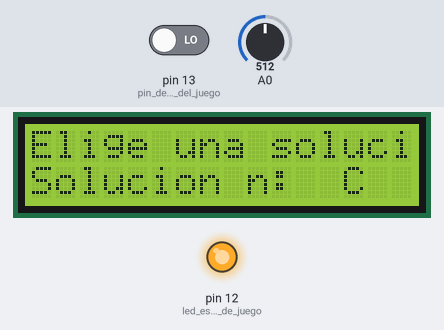
Bench run of a sketch on a simulated Arduino Uno, built with avr-gcc and run on an emulated ATmega328P. On the bench: 16×2 character LCD, output pins drawn as LEDs (lit = HIGH). The inputs (shaded band) are chosen by the test bench; at power-on: pin 13 (pin_de_inicio_del_juego) LOW, A0 = 512.

Above: at 0.79 s.
At 1.2 s:
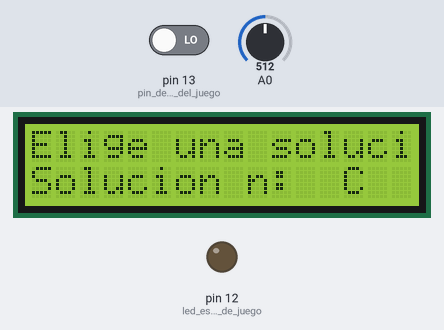
1.3 s: pin 13 (pin_de_inicio_del_juego) driven HIGH
At 1.8 s:
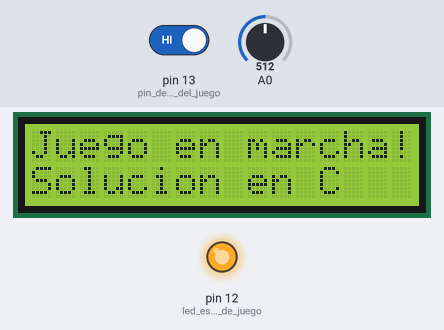
Timing chart, 0 to 4.3 s (numbered marks = the images above; inputs shaded):
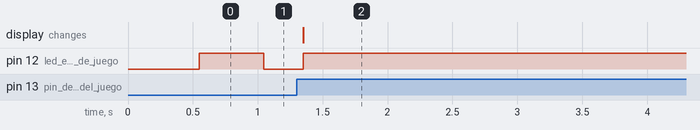

Measured:
- after the input at 1.3 s, the display: changes after 0.05 s (image 2)

The sketch:

proyecto_boom02_parpadeo_juego.ino
```cpp
// Librerías necesarias para la pantalla
#include <Wire.h>
#include <LiquidCrystal_I2C.h>

// Activación de la pantalla LCD con I2C
LiquidCrystal_I2C lcd(0x27,16,2);  // dirección de la pantalla LCD, número de columnas, número de filas

// Variables
unsigned long tiempo=0; // temporizador
int i=0; // contador proposito general
boolean juego=0; // estado del juego 0--> coloca solución 1--> jugando...

int solucionElegida=0;

// *********
// Funciones
// *********


// *********
// SetUP
// *********
void setup()
{
  lcd.init();                     // inicializa la pantalla LCD
  lcd.backlight();                // enciende la retroiluminación de la pantalla
  lcd.setCursor(0,0);             // ponemos el cursor en la columna 3 de la fila 0
  lcd.print("Empezamos el juego..."); // escribimos
  lcd.clear(); // limpia la pantalla

  // pinModes
  pinMode(13,INPUT); // pin de inicio del juego
  pinMode(12,OUTPUT); //led estado de juego
}

// *********
// Principal
// *********
void loop()
{

  tiempo = millis(); // tiempo transcurrido desde el inicio del programa

  if (digitalRead(13)) { juego=1; } // Simplemente pulsando el boton de inicio del juego, se activa

  if (juego) { // Comprueba el estado del juego
    lcd.setCursor(0,0);
    lcd.print("Juego en marcha!");
    lcd.setCursor(0,1);
    lcd.print("               "); // Borra la linea
    lcd.setCursor(0,1);
    lcd.print("Solucion en " + (String) char(solucionElegida+65));

  } else { // Condicional sobre la variable juego
    lcd.setCursor(0,0);
    lcd.print("Elige una solucion...");
    lcd.setCursor(0,1);
    lcd.print("Solucion n:");
    solucionElegida = map(analogRead(A0),0,1024,0,4);
    lcd.setCursor(13,1);
    lcd.print(char(solucionElegida+65));
  } // Fin del IF sobre la variable juego

  // parpadeo estado de juego pin 12
  digitalWrite(12,(tiempo/500)%(2-juego*2));

} // Fin del Loop
```
